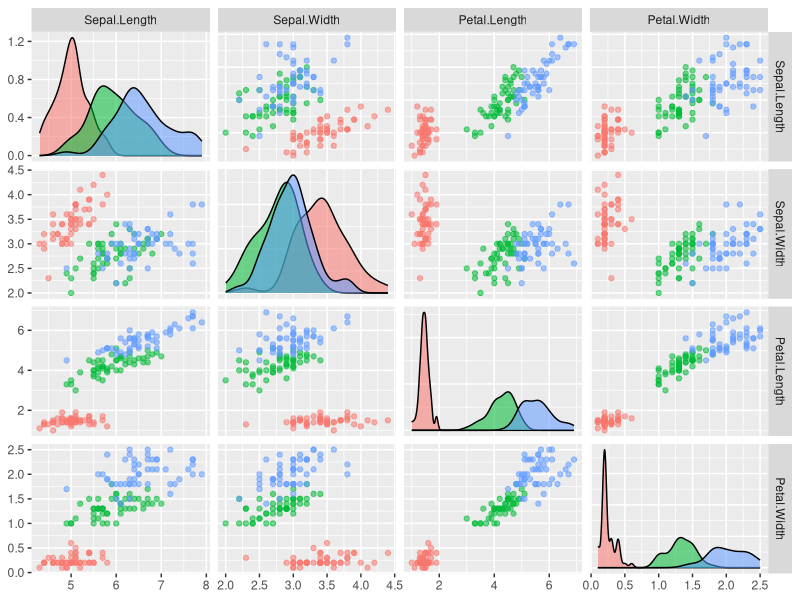

Here is the R script that generated this plot:
## ---- chunk 1
head(iris)
table(iris$Species)
## ---- chunk 2
library(GGally)
ggpairs(iris, columns = 1:4, aes(color = Species, alpha = 0.5),
        upper = list(continuous = "points"))
## ---- chunk 3
classify_iris <- function(petal_length, petal_width) {
  if (petal_length <= 2.45) {
    "setosa"
  } else {
    if (petal_width <= 1.75) {
      "versicolor"
    } else {
      "virginica"
    }
  }
}

predictions <- sapply(1:150, function(x){
  classify_iris(iris$Petal.Length[x],iris$Petal.Width[x])
  }
)

## ---- chunk 4
(1/150) * sum(
  sapply(1:150, function(x){predictions[x]!=iris$Species[x]})
)
## ---- chunk 5
(1/150) * sum(
  sapply(1:150, function(x){
    
    0 * (predictions[x]=="setosa" & iris$Species[x]=="setosa") +
    1 * (predictions[x]=="setosa" & iris$Species[x]=="versicolor") +
    1 * (predictions[x]=="setosa" & iris$Species[x]=="virginica") +
    1 * (predictions[x]=="versicolor" & iris$Species[x]=="setosa") +
    0 * (predictions[x]=="versicolor" & iris$Species[x]=="versicolor") +
    1 * (predictions[x]=="versicolor" & iris$Species[x]=="virginica") +     
    10 * (predictions[x]=="virginica" & iris$Species[x]=="setosa") +
    10 * (predictions[x]=="virginica" & iris$Species[x]=="versicolor") +
    0 * (predictions[x]=="virginica" & iris$Species[x]=="virginica")
    }
  )
)
## ---- chunk 6
(1/150) * sum(
  sapply(1:150, function(x){
    
    0 * (predictions[x]=="setosa" & iris$Species[x]=="setosa") +
    1 * (predictions[x]=="setosa" & iris$Species[x]=="versicolor") +
    1 * (predictions[x]=="setosa" & iris$Species[x]=="virginica") +
    1 * (predictions[x]=="versicolor" & iris$Species[x]=="setosa") +
    0 * (predictions[x]=="versicolor" & iris$Species[x]=="versicolor") +
    1 * (predictions[x]=="versicolor" & iris$Species[x]=="virginica") +     
    1 * (predictions[x]=="virginica" & iris$Species[x]=="setosa") +
    1 * (predictions[x]=="virginica" & iris$Species[x]=="versicolor") +
    0 * (predictions[x]=="virginica" & iris$Species[x]=="virginica")
    }
  )
)
## ---- chunk 7
ulg <- c(-2,-1,1)
exp(ulg)/sum(exp(ulg))
